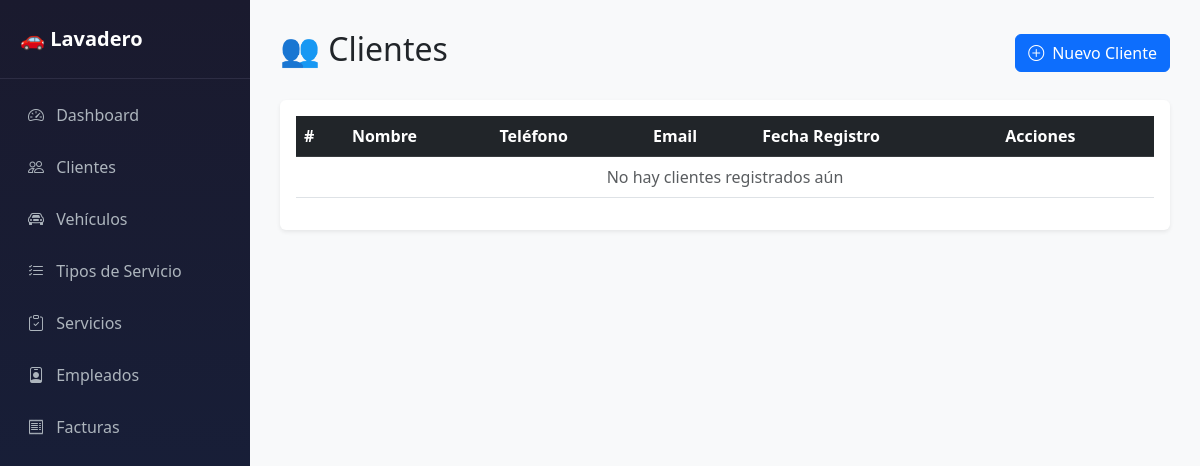
Before: /clientes/ with the older database file.
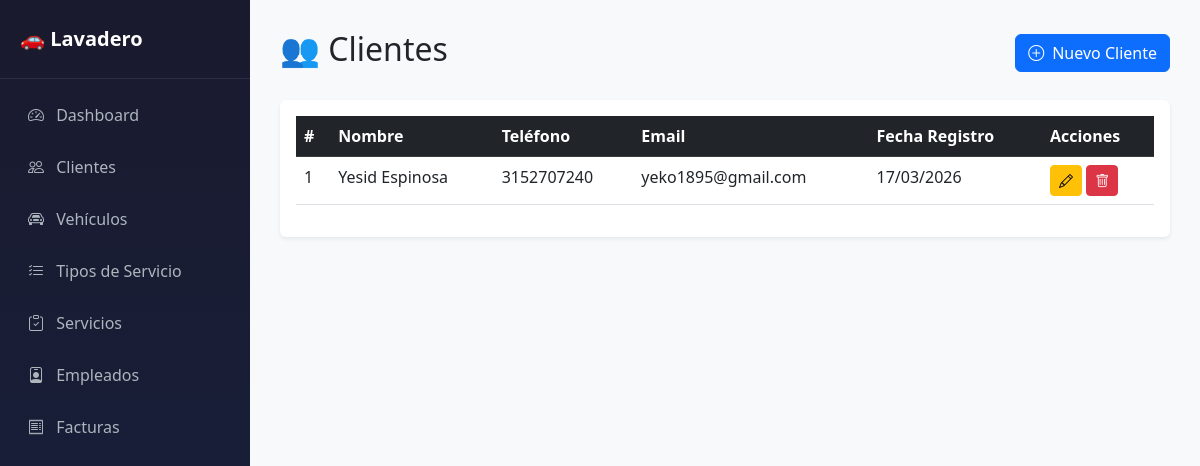
After: the same page with the newer database file.
### gestion/models.py (models this page shows, shortened)
class Cliente(models.Model):
    nombre          = models.CharField(max_length=100)
    telefono        = models.CharField(max_length=20)
    email           = models.EmailField(blank=True, null=True)
    fecha_registro  = models.DateTimeField(auto_now_add=True)

### gestion/views.py (the view)
# urls.py: path('clientes/',                     views.lista_clientes,   name='lista_clientes'),
def lista_clientes(request):
    clientes = Cliente.objects.all()
    return render(request, 'gestion/clientes.html', {'clientes': clientes})

### gestion/templates/gestion/clientes.html (shortened to what this page needs)
{% extends 'gestion/base.html' %}
{% block contenido %}
<div class="d-flex justify-content-between align-items-center mb-4">
    <h2>👥 Clientes</h2>
    <a href="{% url 'nuevo_cliente' %}" class="btn btn-primary">
        <i class="bi bi-plus-circle me-2"></i>Nuevo Cliente
    </a>
</div>
<div class="card border-0 shadow-sm">
    <div class="card-body">
        <table class="table table-hover">
            <thead class="table-dark">
                <tr>
                    <th>#</th>
                    <th>Nombre</th>
                    <th>Teléfono</th>
                    <th>Email</th>
                    <th>Fecha Registro</th>
                    <th>Acciones</th>
                </tr>
            </thead>
            <tbody>
                {% for cliente in clientes %}
                <tr>
                    <td>{{ cliente.id }}</td>
                    <td>{{ cliente.nombre }}</td>
                    <td>{{ cliente.telefono }}</td>
                    <td>{{ cliente.email }}</td>
                    <td>{{ cliente.fecha_registro|date:"d/m/Y" }}</td>
                    <td>
                        <a href="{% url 'editar_cliente' cliente.id %}"
                           class="btn btn-sm btn-warning">
                            <i class="bi bi-pencil"></i>
                        </a>
                        <a href="{% url 'eliminar_cliente' cliente.id %}"
                           class="btn btn-sm btn-danger"
                           onclick="return confirm('¿Seguro que deseas eliminar este cliente?')">
                            <i class="bi bi-trash"></i>
                        </a>
                    </td>
                </tr>
                {% empty %}
                <tr>
                    <td colspan="6" class="text-center text-muted">
                        No hay clientes registrados aún
                    </td>
                </tr>
                {% endfor %}
            </tbody>
        </table>
    </div>
</div>
{% endblock %}

Changed rows visible on the page:
added Cliente: id "1", nombre "Yesid Espinosa", telefono "3152707240", email "yeko1895@gmail.com", fecha_registro "17/03/2026"
Other visible differences:
text no longer shown: "No hay clientes registrados aún"
